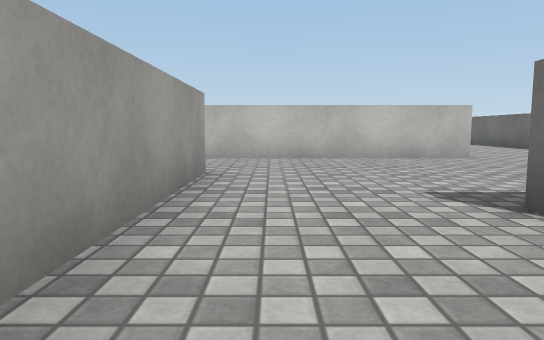
view 1 (above)

24 first-person views from a walk through a 3-D level made in the Unity game engine. The camera is 0.55 m above the floor, tilts 6° down and sees 70° across. The floor is counted in squares, 1 m on a side. Each view is taken from the middle of a square. On the plan, view 1 faces up. The plan holds only what a view shows up to about 10 squares ahead; the rest is blank. The place goes on beyond the plan. The player is left out. Surface patterns are stand-ins for the level's own textures.

view 2
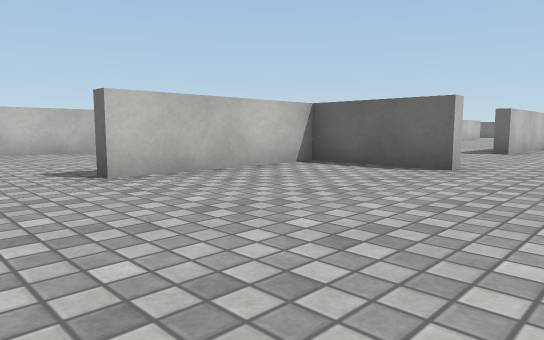

view 3
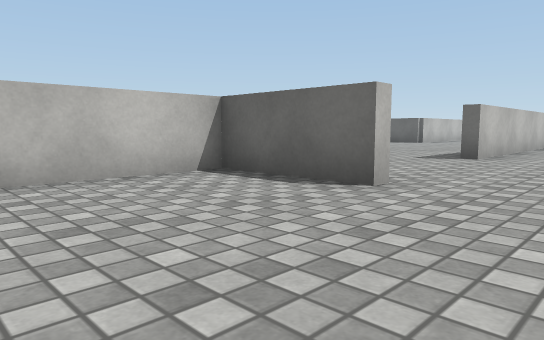

view 4
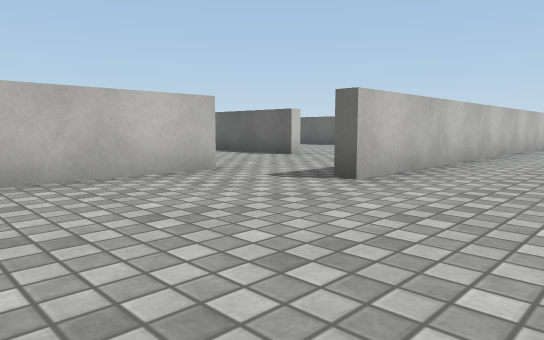

view 5
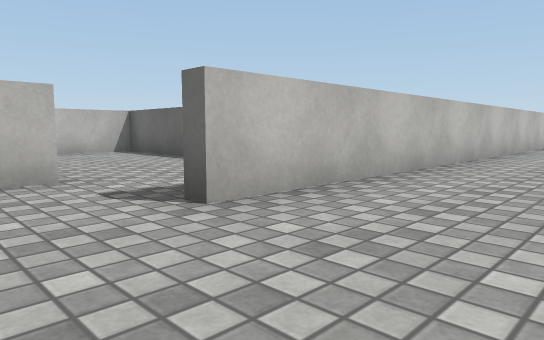

view 6
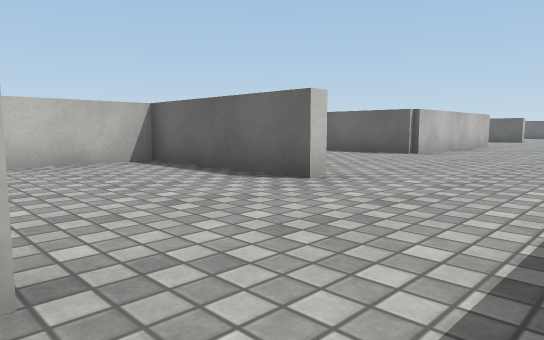

view 7
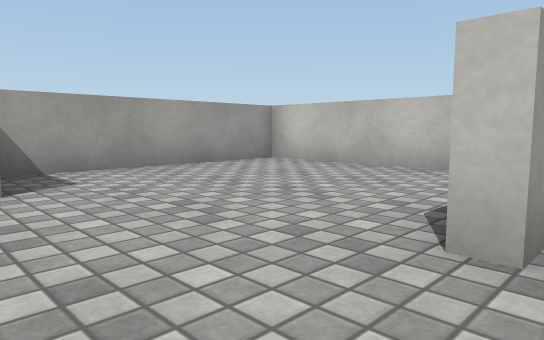

view 8
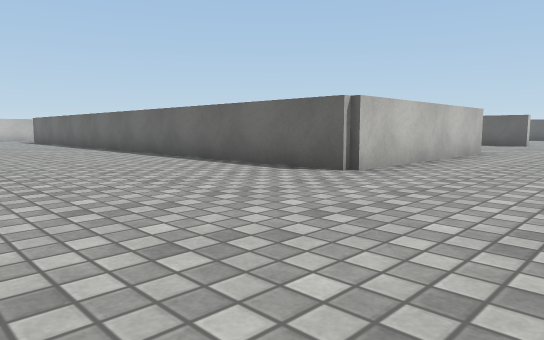

view 9
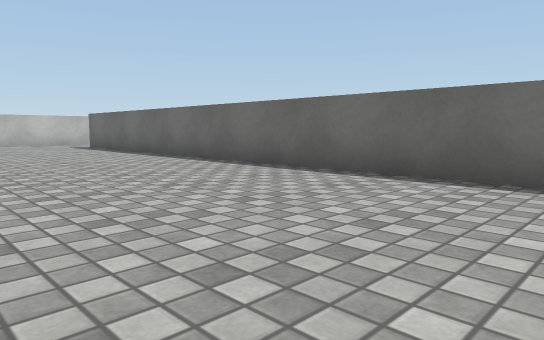

view 10
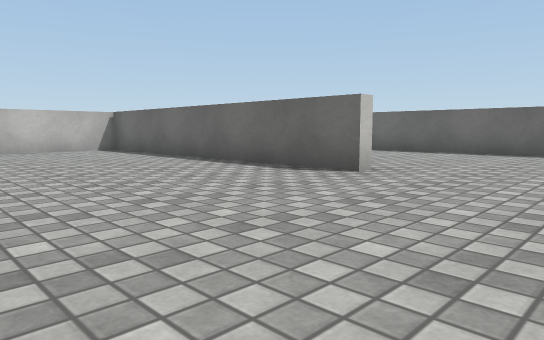

view 11
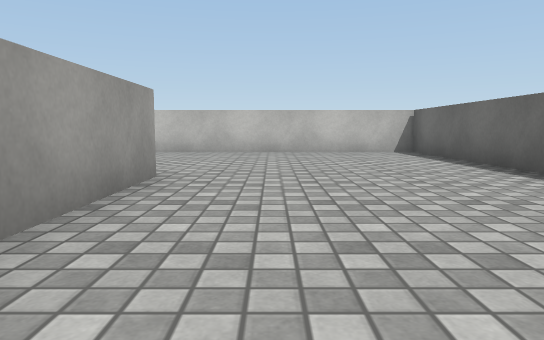

view 12
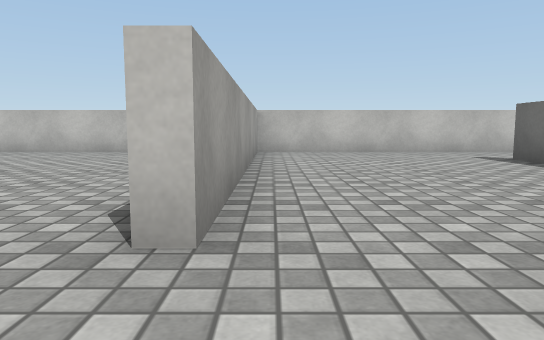

view 13
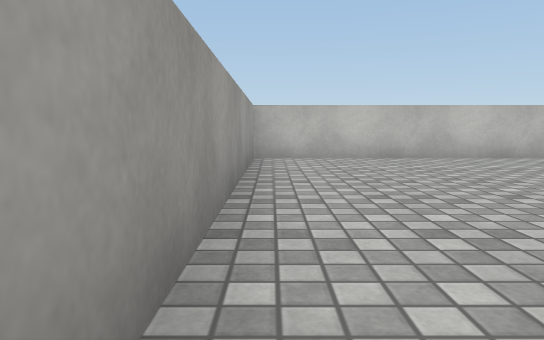

view 14
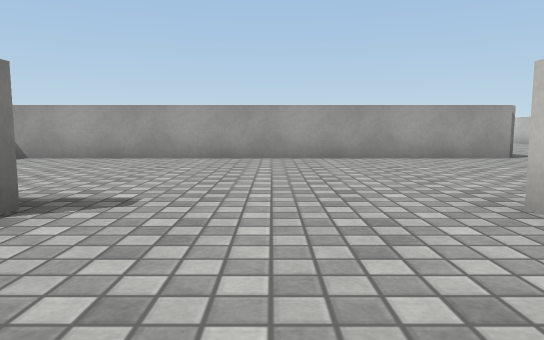

view 15
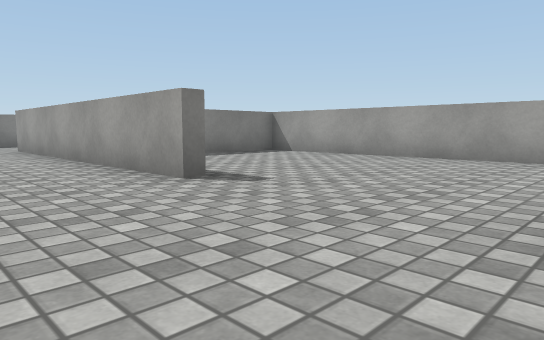

view 16
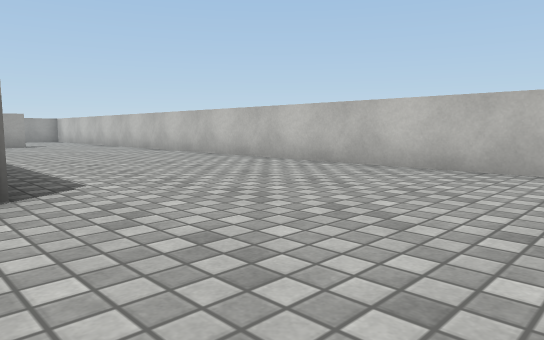

view 17
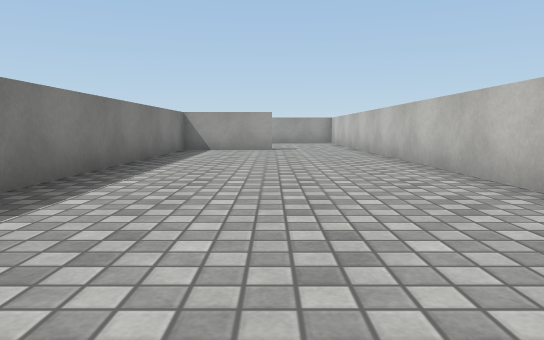

view 18
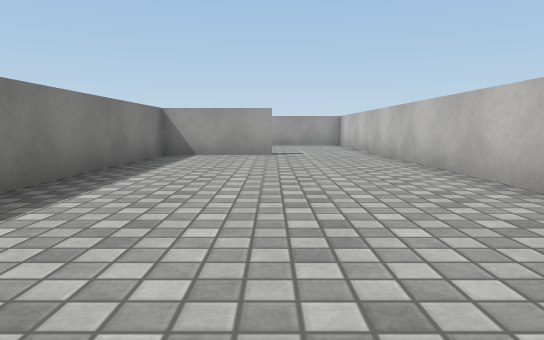

view 19
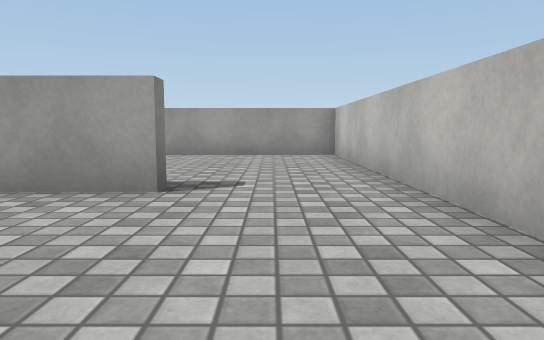

view 20
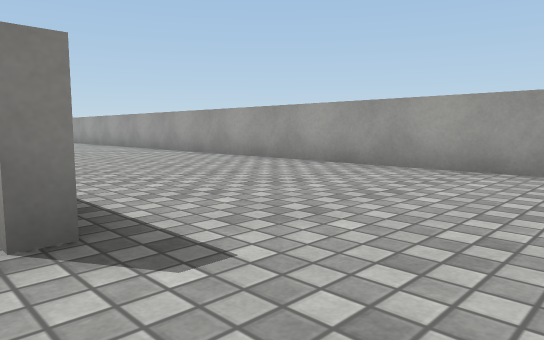

view 21
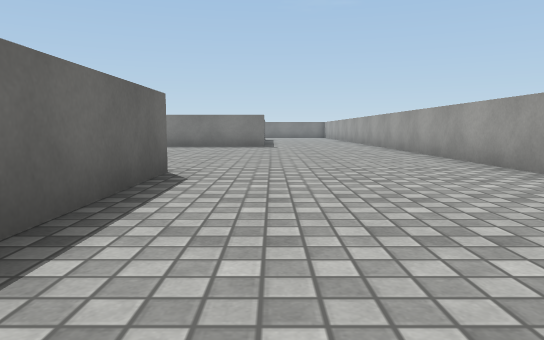

view 22
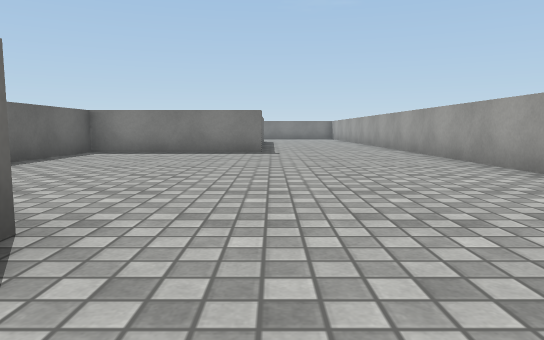

view 23
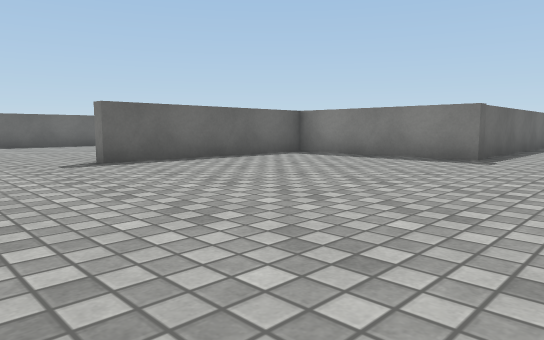

view 24
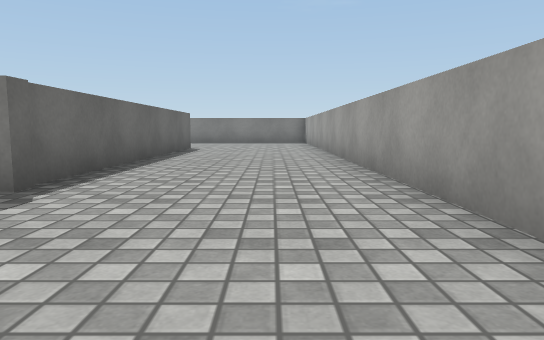

### Floor plan
Points are (right, up) in squares from view 1. A wall is a line through its corners. A room is listed if a view was taken in it or the views show most of it. See-through windows are left out.
Room 1 (views 1, 2, 3)
walls: (5.4, -0.1) (5.4, 2.3) (1.8, 2.3); (-0.8, 2.6) (-0.8, 1.1)
ways out: opening at (5, -1.5) to room 2; opening at (0.5, 3) to room 3
Room 2 (views 4, 5, 6)
walls: (20, 0.3) (9.7, 0.3) (9.7, 0.7); (9.4, 2.3) (6.8, 2.3); (5.8, -0.1) (5.4, -0.1)
ways out: opening at (5, -1.5) to room 1; opening at (10, 2) to room 4
Room 3 (views 7, 8, 9, 10, 11, 12, 13, 14, 15, 16, 17, 18, 19, 20, 21, 22, 23, 24)
walls: (12.2, 11.3) (12.7, 11.3) (12.7, 3.8) (12.4, 3.8); (7.7, 17.7) (7.7, 8.1); (8, 7.6) (9.9, 7.6); (3.9, 7.3) (-1.4, 7.3); (18.9, 22.4) (12.7, 22.4) (12.7, 14.8) (12.4, 14.8) (12.4, 22.4) (-7.4, 22.4) (-7.4, 1); (-2.7, 15) (-2.7, 18.1); (1.8, 2.3) (1.8, 2.8); (22.5, 4.8) (17.4, 4.8) (17.4, 20); (-0.8, 5) (-0.8, 2.6); (-2.8, 20) (-2.3, 20) (-2.3, 17.7) (4.8, 17.7); (-3.7, 0.9) (-3.7, 7.6) (0.3, 7.6) (0.3, 12.5) (0.7, 12.5)
ways out: opening at (0.5, 3) to room 1; opening at (12, 2.5) to room 4
Room 4 (no view inside)
walls: (12.4, 3.8) (12.4, 7.3) (7.7, 7.3) (7.7, 2.9)
ways out: opening at (10, 2) to room 2; opening at (12, 2.5) to room 3

Where each view was taken, in squares from view 1:
view 1: 0 up, 0 right, facing up
view 2: 2 down, 0 right, facing up-right
view 3: 2 down, 2 right, facing up-right
view 4: 2 down, 6 right, facing up-right
view 5: 2 down, 8 right, facing up-right
view 6: 1 up, 9 right, facing up-right
view 7: 2 up, 13 right, facing up-left
view 8: 2 up, 13 right, facing up-right
view 9: 8 up, 13 right, facing up-right
view 10: 12 up, 8 right, facing up-right
view 11: 13 up, 9 right, facing up
view 12: 13 up, 13 right, facing up
view 13: 15 up, 13 right, facing up
view 14: 13 up, 15 right, facing left
view 15: 15 up, 15 right, facing down-left
view 16: 17 up, 11 right, facing up-left
view 17: 20 up, 8 right, facing left
view 18: 20 up, 6 right, facing left
view 19: 21 up, 1 right, facing left
view 20: 22 up, 2 left, facing down-left
view 21: 20 up, 4 left, facing down
view 22: 17 up, 4 left, facing down
view 23: 15 up, 6 left, facing down-right
view 24: 11 up, 6 left, facing down
